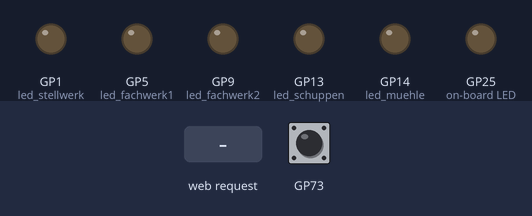
Bench run of a program on a simulated Raspberry Pi Pico running MicroPython. Parts: output pins drawn as LEDs (lit = HIGH). Inputs (shaded band) come from the test bench. WiFi joins after 1.5 s; what the program prints to the serial console is not drawn.

Above: at 4.2 s.
4.3 s: HTTP request GET /lighton? received
At 5.5 s:
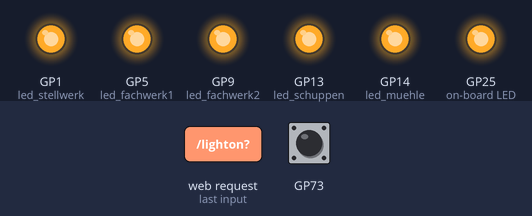
5.8 s: HTTP request GET /lightoffstellwerk? received
At 6.6 s:
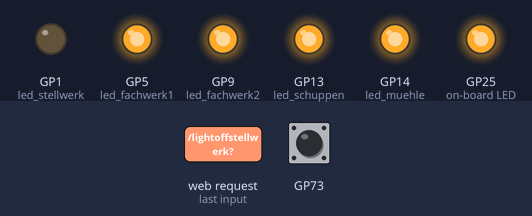
7.3 s: HTTP request GET /lightofffachwerk1? received
At 7.8 s:
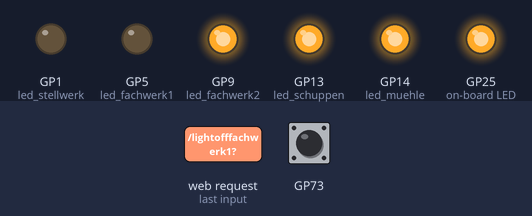
8.8 s: HTTP request GET /lightonstellwerk? received
At 10.0 s:
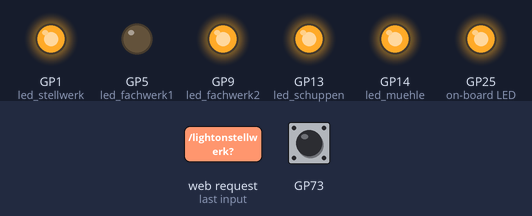
10.3 s: HTTP request GET /lightofffachwerk2? received
At 11.3 s:
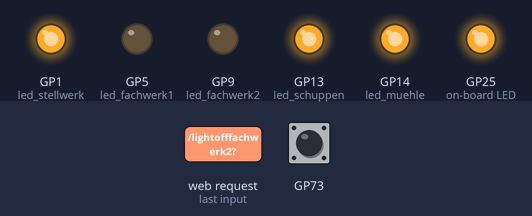
11.8 s: HTTP request GET /lightonfachwerk1? received
At 12.4 s:
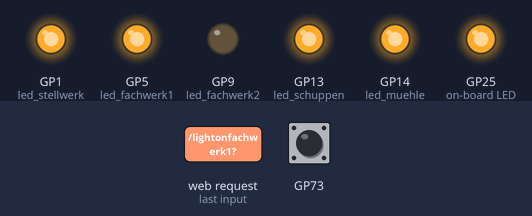
Timing chart, 0 to 14.3 s (numbered marks = the images above; inputs shaded):
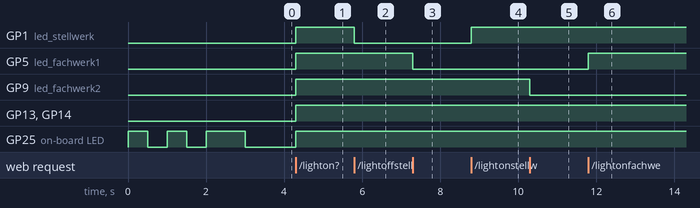

The program:

ledControl.py
```python
import network
import socket
from time import sleep
from picozero import pico_led
import machine
import rp2
import sys

ssid = 'MagentaWLAN-YDFM'
password = '81545519344995478823'

# define LED PINs (GPIO Numbers)
led_stellwerk = machine.Pin(1,  machine.Pin.OUT)
led_fachwerk1 = machine.Pin(5,  machine.Pin.OUT)
led_fachwerk2 = machine.Pin(9,  machine.Pin.OUT)
led_schuppen  = machine.Pin(13, machine.Pin.OUT)
led_muehle    = machine.Pin(14, machine.Pin.OUT)

def connect():
    #connect to WLAN
    wlan = network.WLAN(network.STA_IF)
    wlan.active(True)
    wlan.connect(ssid, password)
    while wlan.isconnected() == False:
        if rp2.bootsel_button() == 1:
            sys.exit()
        print('Waiting for connection...')
        pico_led.on()
        sleep(0.5)
        pico_led.off()
        sleep(0.5)
    ip = wlan.ifconfig()[0]
    print(f'Connected on {ip}')
    pico_led.on()
    sleep(1)
    return ip

def open_socket(ip):
    #open a socket
    address = (ip, 80)
    connection = socket.socket()
    connection.setsockopt(socket.SOL_SOCKET, socket.SO_REUSEADDR, 1)
    connection.bind(address)
    connection.listen(1)
    return connection

def webpage():
    #Template HTML
    pinState_stellwerk = "an" if led_stellwerk.value() == 1 else "aus"
    pinState_fachwerk1 = "an" if led_fachwerk1.value() == 1 else "aus"
    pinState_fachwerk2 = "an" if led_fachwerk2.value() == 1 else "aus"
    pinState_schuppen = "an" if led_schuppen.value() == 1 else "aus"
    pinState_muehle = "an" if led_muehle.value() == 1 else "aus"

    buttonStateStellwerkOn = "disabled=\"disabled\"" if led_stellwerk.value() == 1 else ""
    buttonStateStellwerkOff = "style=\"background-color:lightsteelblue;\"" if led_stellwerk.value() == 1 else "disabled=\"disabled\""

    buttonStateFachwerk1On = "disabled=\"disabled\"" if led_fachwerk1.value() == 1 else ""
    buttonStateFachwerk1Off = "style=\"background-color:lightsteelblue;\"" if led_fachwerk1.value() == 1 else "disabled=\"disabled\""

    buttonStateFachwerk2On = "disabled=\"disabled\"" if led_fachwerk2.value() == 1 else ""
    buttonStateFachwerk2Off = "style=\"background-color:lightsteelblue;\"" if led_fachwerk2.value() == 1 else "disabled=\"disabled\""

    buttonStateSchuppenOn = "disabled=\"disabled\"" if led_schuppen.value() == 1 else ""
    buttonStateSchuppenOff = "style=\"background-color:lightsteelblue;\"" if led_schuppen.value() == 1 else "disabled=\"disabled\""

    buttonStateMuehleOn = "disabled=\"disabled\"" if led_muehle.value() == 1 else ""
    buttonStateMuehleOff = "style=\"background-color:lightsteelblue;\"" if led_muehle.value() == 1 else "disabled=\"disabled\""

    html = f"""
            <!DOCTYPE html>
            <html>
            <head>
            <meta charset="UTF-8" />
            <title>Pico control page</title>
            <style>
              input[type="submit"] {{
                  margin: 10px;
                  min-width: 160px;
                  max-width: 260px;
                  height: 40px;
                  background-color: lightyellow;
                  color: black;
                  border: solid 3px black;
                  border-radius: 6px;
                  font-size: 20px;
              }}
              input[type="submit"]:disabled {{
                  color: lightgray;
                  background-color: gray;
                  border: solid thin gray;
              }}
              .grid-container {{
                  display: grid;
                  grid-template-columns: 1fr 1fr 1fr;
                  grid-template-rows: 60px 60px 60px 60px 60px;
                  column-gap: 10px;
                  justify-items: center;
              }}
            </style>
            </head>
            <body>
            <h1>Hallo vom Raspberry</h1>

            <h2>Schalter für alle Lichter</h2>
            <form action="./lighton">
            <input type="submit" value="alle Lichter an" />
            </form>
            <form action="./lightoff">
            <input type="submit" style=\"background-color:lightsteelblue;\" value="alle Lichter aus" />
            </form>

            <h2>Schalter für einzelne Lichter</h2>
            <div class="grid-container">
                <form action="./lightonstellwerk">
                    <input type="submit" value="Licht Stellwerk an" {buttonStateStellwerkOn} />
                </form>
                <form action="./lightoffstellwerk">
                    <input type="submit" value="Licht Stellwerk aus" {buttonStateStellwerkOff} />
                </form>
                <p>LED Stellwerk ist {pinState_stellwerk}.</p>


                <form action="./lightonfachwerk1">
                    <input type="submit" value="Licht Fachwerkhaus 1 an" {buttonStateFachwerk1On} />
                </form>
                <form action="./lightofffachwerk1">
                    <input type="submit" value="Licht Fachwerkhaus 1 aus" {buttonStateFachwerk1Off} />
                </form>
                <p>LED Fachwerkhaus 1 ist {pinState_fachwerk1}.</p>


                <form action="./lightonfachwerk2">
                    <input type="submit" value="Licht Fachwerkhaus 2 an" {buttonStateFachwerk2On} />
                </form>
                <form action="./lightofffachwerk2">
                    <input type="submit" value="Licht Fachwerkhaus 2 aus" {buttonStateFachwerk2Off} />
                </form>
                <p>LED Fachwerkhaus 2 ist {pinState_fachwerk2}.</p>


                <form action="./lightonschuppen">
                    <input type="submit" value="Licht Schuppen an" {buttonStateSchuppenOn} />
                </form>
                <form action="./lightoffschuppen">
                    <input type="submit" value="Licht Schuppen aus" {buttonStateSchuppenOff} />
                </form>
                <p>LED Schuppen ist {pinState_schuppen}.</p>


                <form action="./lightonmuehle">
                    <input type="submit" value="Licht Mühle an" {buttonStateMuehleOn} />
                </form>
                <form action="./lightoffmuehle">
                    <input type="submit" value="Licht Mühle aus" {buttonStateMuehleOff} />
                </form>
                <p>LED Mühle ist {pinState_muehle}.</p>
            </div>

            <h2>Allgemeine Steuerung</h2>
            <form action="./close">
            <input type="submit" value="Server anhalten" />
            </form>
            </body>
            </html>
            """
    return str(html)

def serve(connection):
    #start a web server
    pico_led.off()
    temperature = 0
    print("serve html snippet")
    while True:
        client = connection.accept()[0]
        request = client.recv(1024)
        request = str(request)
        try:
            request = request.split()[1]
        except IndexError:
            pass
        if request == '/lighton?':
            pico_led.on()

            led_stellwerk.value(1)
            led_fachwerk1.value(1)
            led_fachwerk2.value(1)
            led_schuppen.value(1)
            led_muehle.value(1)
        elif request =='/lightoff?':
            pico_led.off()

            led_stellwerk.value(0)
            led_fachwerk1.value(0)
            led_fachwerk2.value(0)
            led_schuppen.value(0)
            led_muehle.value(0)
        elif request =='/lightonstellwerk?':
            led_stellwerk.value(1)
        elif request =='/lightoffstellwerk?':
            led_stellwerk.value(0)
        elif request =='/lightonfachwerk1?':
            led_fachwerk1.value(1)
        elif request =='/lightofffachwerk1?':
            led_fachwerk1.value(0)
        elif request =='/lightonfachwerk2?':
            led_fachwerk2.value(1)
        elif request =='/lightofffachwerk2?':
            led_fachwerk2.value(0)
        elif request =='/lightonschuppen?':
            led_schuppen.value(1)
        elif request =='/lightoffschuppen?':
            led_schuppen.value(0)
        elif request =='/lightonmuehle?':
            led_muehle.value(1)
        elif request =='/lightoffmuehle?':
            led_muehle.value(0)
        elif request == '/close?':
            sys.exit()
        html = webpage()
        client.send(html)
        client.close()


try:
    ip = connect()
    connection = open_socket(ip)
    serve(connection)
except KeyboardInterrupt:
    machine.reset()
```

Measured:
- after the input at 4.3 s, GP1 (led_stellwerk), GP5 (led_fachwerk1), GP9 (led_fachwerk2), GP13 (led_schuppen), GP14 (led_muehle), GP25 (on-board LED): LOW → HIGH at once
- after the input at 5.8 s, GP1 (led_stellwerk): HIGH → LOW at once
- after the input at 7.3 s, GP5 (led_fachwerk1): HIGH → LOW at once
- after the input at 8.8 s, GP1 (led_stellwerk): LOW → HIGH at once
- after the input at 10.3 s, GP9 (led_fachwerk2): HIGH → LOW at once
- after the input at 11.8 s, GP5 (led_fachwerk1): LOW → HIGH at once
